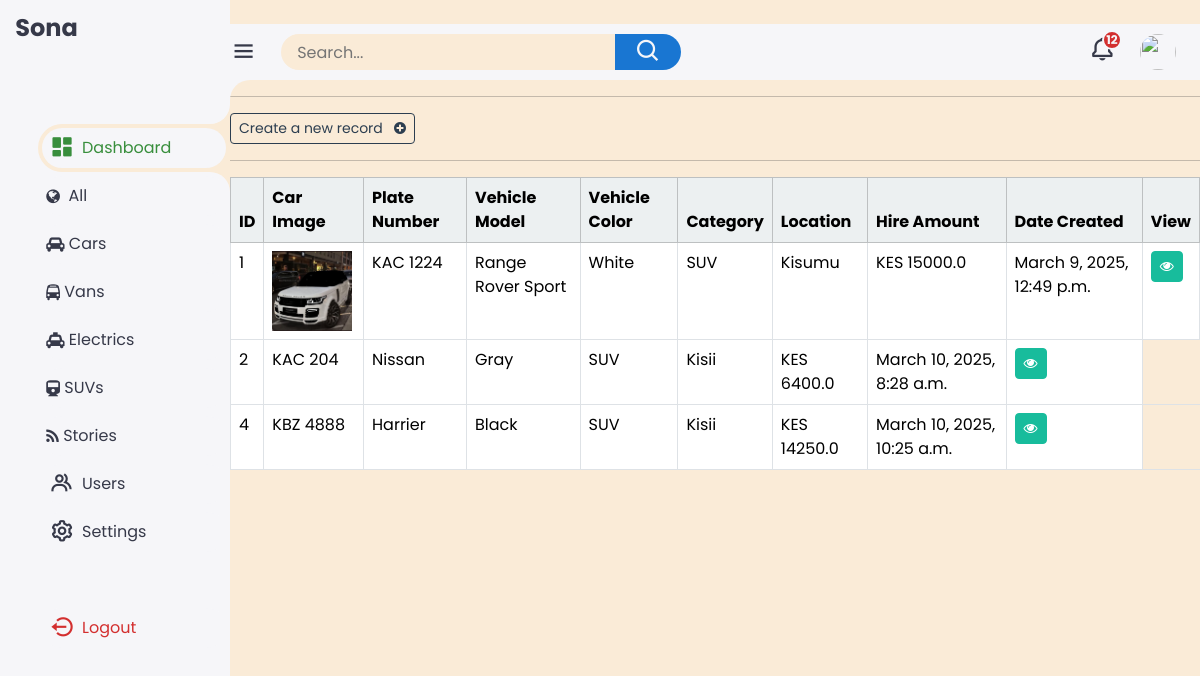
The app's page /all_vehicles, older data.
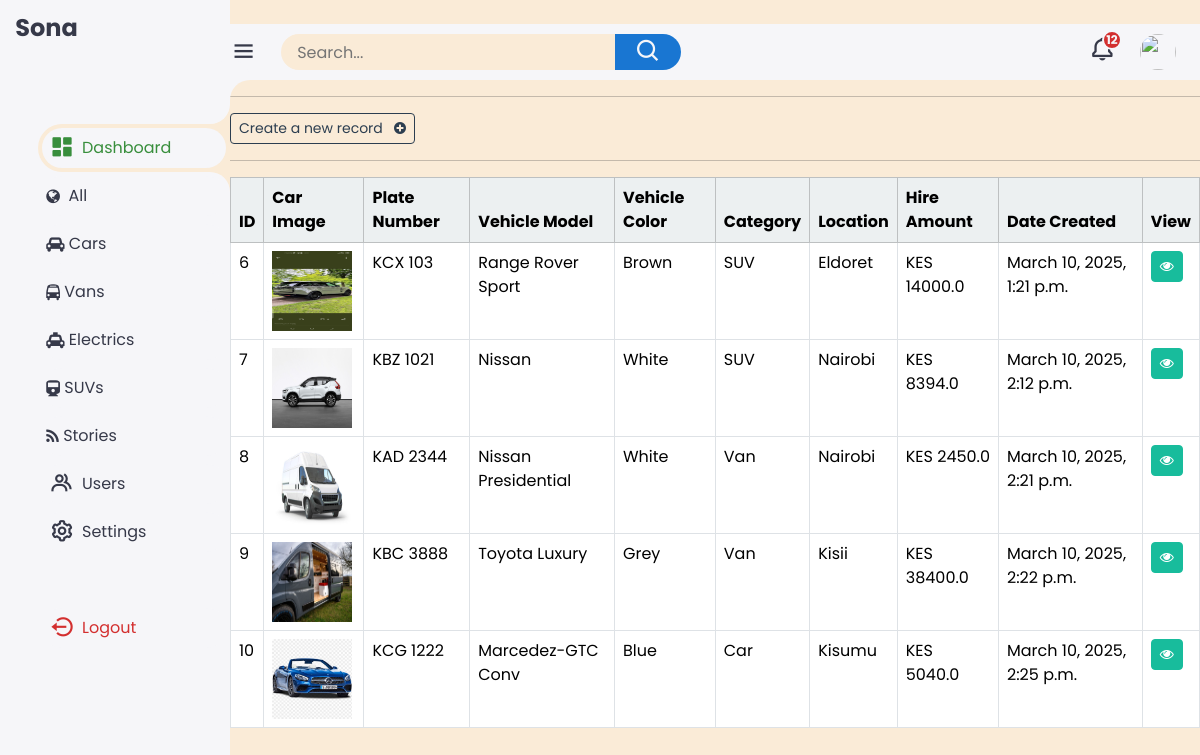
The same page, newer data.
### mainapp/models.py (models this page shows, shortened)
class VehicleDetail(models.Model):
    creation_date = models.DateTimeField(auto_now_add=True)
    vehicle_image = models.ImageField(null=True, blank=True)
    plate_number = models.CharField(max_length=200, default='')
    vehicle_name = models.CharField(max_length=250)
    vehicle_color = models.CharField(max_length=200, default='')
    vehicle_category = models.CharField(max_length=250)
    location = models.CharField(max_length=50)
    hire_amount = models.FloatField(default=0)

### mainapp/views.py (the view)
# urls.py: path('all_vehicles', views.all_vehicles, name="all_vehicles"),
def all_vehicles(request):
    vehicle_details = VehicleDetail.objects.all()
    context = {'vehicle_details':vehicle_details}
    return render(request, 'mainapp/all_vehicles.html', context=context)

### mainapp/templates/mainapp/all_vehicles.html
{% extends 'mainapp/dash_board.html' %}
{% block main %}
<hr>
{% block record %}
<a class="btn btn-outline-primary btn-sm" href="{% url 'create_record' %}">
    Create a new record &nbsp; <i class='fa fa-plus-circle' aria-hidden="true"></i>
</a>
{% endblock record %}
<hr>
{% block table %}
<table class="table table-hover table-bordered">
    <thead class="table-light">
        <tr>
            <th scope="col"> ID </th>
           <th scope="col">Car Image </th>
            <th scope="col"> Plate Number </th>
            <th scope="col"> Vehicle Model </th>
            <th scope="col"> Vehicle Color </th>
            <th scope="col"> Category</th>
            <th scope="col"> Location </th>
            <th scope="col"> Hire Amount </th>
            <th scope="col"> Date Created </th>
            <th scope="col"> View </th>
        </tr>
    </thead>
    <tbody>
        {% if vehicle_details%}
            {% for detail in vehicle_details %}
                <tr >
                    <td>{{detail.id}}</td>
                    {% if detail.vehicle_image %}
                    <td>
                            <img src="{{detail.vehicle_image.url}}" width=80 height=80 >
                    </td>
                    {% endif %}
                    <td>{{detail.plate_number}}</td>
                    <td>{{detail.vehicle_name}}</td>
                    <td>{{detail.vehicle_color}}</td>
                    <td>{{detail.vehicle_category}}</td>
                    <td>{{detail.location}}</td>
                    <td>KES {{detail.hire_amount}}</td>
                    <td>{{detail.creation_date}}</td>
                    <td> <a class="btn btn-success btn-sm" href="{% url 'view_record' detail.id %}"> <i class='fa fa-eye' aria-hidden="true"></i></a> </td>
                </tr>
            {% endfor %}
        {% endif %}
    </tbody>
</table>
{% endblock table %}
{% endblock main %}

Row changes from the older to the newer data that the page shows:
removed VehicleDetail: id "1", vehicle_image (picture), plate_number "KAC 1224", vehicle_name "Range Rover Sport", vehicle_color "White", vehicle_category "SUV", location "Kisumu", hire_amount "15000.0", creation_date "March 9, 2025, 12:49 p.m."
removed VehicleDetail: id "2", plate_number "KAC 204", vehicle_name "Nissan", vehicle_color "Gray", vehicle_category "SUV", location "Kisii", hire_amount "6400.0", creation_date "March 10, 2025, 8:28 a.m."
removed VehicleDetail: id "4", plate_number "KBZ 4888", vehicle_name "Harrier", vehicle_color "Black", vehicle_category "SUV", location "Kisii", hire_amount "14250.0", creation_date "March 10, 2025, 10:25 a.m."
added VehicleDetail: id "6", vehicle_image (picture), plate_number "KCX 103", vehicle_name "Range Rover Sport", vehicle_color "Brown", vehicle_category "SUV", location "Eldoret", hire_amount "14000.0", creation_date "March 10, 2025, 1:21 p.m."
added VehicleDetail: id "7", vehicle_image (picture), plate_number "KBZ 1021", vehicle_name "Nissan", vehicle_color "White", vehicle_category "SUV", location "Nairobi", hire_amount "8394.0", creation_date "March 10, 2025, 2:12 p.m."
added VehicleDetail: id "8", vehicle_image (picture), plate_number "KAD 2344", vehicle_name "Nissan Presidential", vehicle_color "White", vehicle_category "Van", location "Nairobi", hire_amount "2450.0", creation_date "March 10, 2025, 2:21 p.m."
added VehicleDetail: id "9", vehicle_image (picture), plate_number "KBC 3888", vehicle_name "Toyota Luxury", vehicle_color "Grey", vehicle_category "Van", location "Kisii", hire_amount "38400.0", creation_date "March 10, 2025, 2:22 p.m."
added VehicleDetail: id "10", vehicle_image (picture), plate_number "KCG 1222", vehicle_name "Marcedez-GTC Conv", vehicle_color "Blue", vehicle_category "Car", location "Kisumu", hire_amount "5040.0", creation_date "March 10, 2025, 2:25 p.m."
